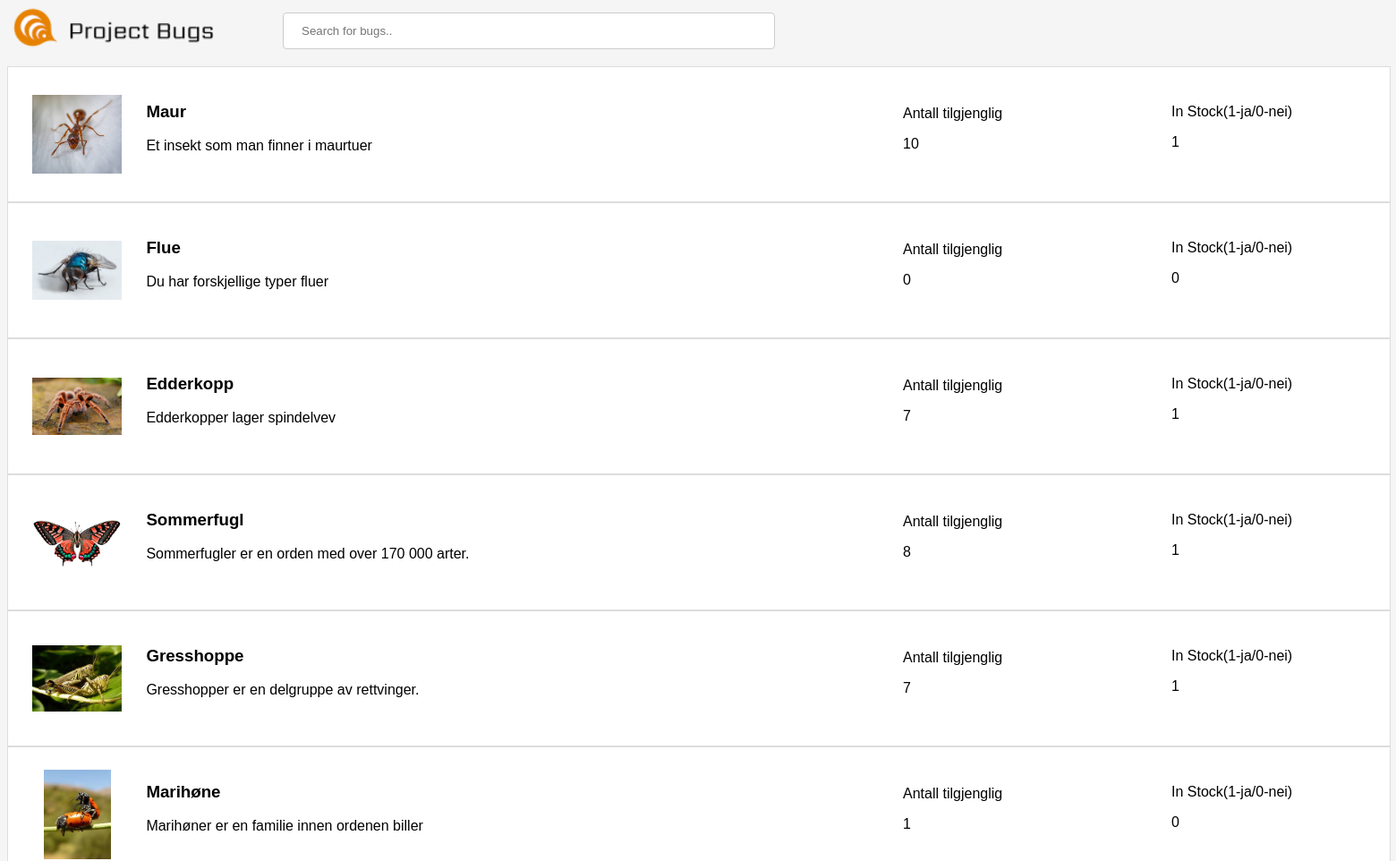
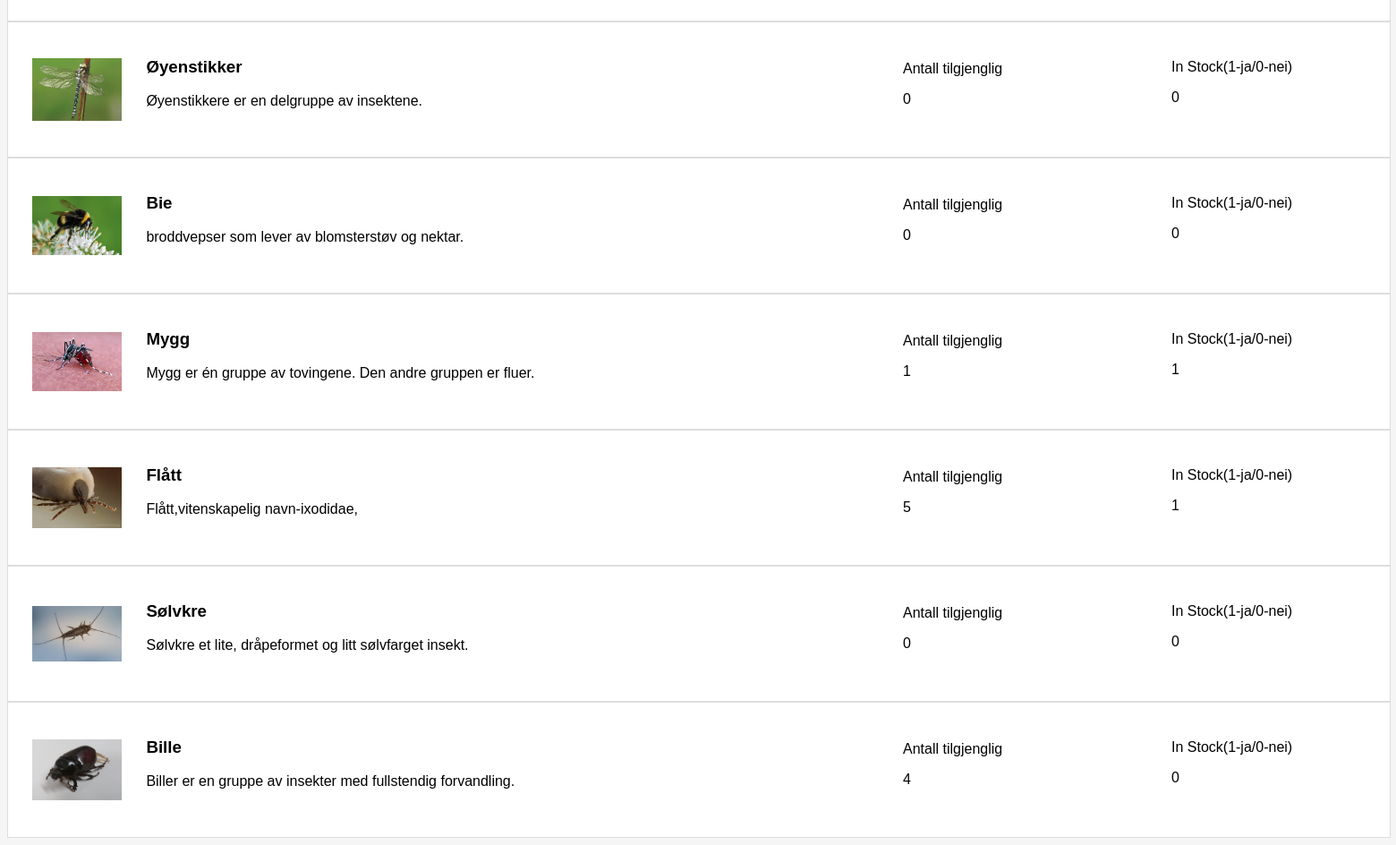
Screenshot of /functions/searchall.php with the database file from the repository (2 pictures, top to bottom).
### tables this page shows
CREATE TABLE `bugs` (
  `bugID` int(4) NOT NULL,
  `BugImages` varchar(500) NOT NULL,
  `bugname` varchar(15) NOT NULL,
  `bugDescription` varchar(255) NOT NULL,
  `InStock` int(1) NOT NULL,
  `iStock` int(1) NOT NULL
);

### functions/connect.php (called while the page is built, shortened)
<?php
function OpenCon()
 {
 $dbhost = "localhost";
 $dbuser = "root";
 $dbpass = "";
 $db = "Bugs";
 $conn = new mysqli($dbhost, $dbuser, $dbpass,$db) or die("Connect failed: %s\n". $conn -> error);
 return $conn;
 }
 ?>

### functions/showall.php (the view)
<?php
function searchAll() {
        $raw_results = mysqli_query(openCon(), "SELECT * FROM bugs
            WHERE bugname LIKE '%' ");
        echo '<div id="logo">
                    <a href = "../index.php" id = "logo">
                    <img src = "../images/ProjectBugs_Logo.png">
                    </a>
                    </div>
                    <div id = "searchfield">
                        <form action="../dbconnections/search.php" method="GET">
                        <input type="text" name="query" placeholder="Search for bugs.." />
                        </form>
                    </div>';
        if(mysqli_num_rows($raw_results) > 0){
            while($results = mysqli_fetch_array($raw_results)){
                echo '<div id="searchResultsContainer">
                            <div id="ImageContainer">
                                <img src="'.$results["BugImages"].'">
                            </div>
                                <div id="textContainer"><h3>'.$results["bugname"].'</h3>'.$results["bugDescription"].'
                            </div>
                            <div id="antallInStock"><p>Antall tilgjenglig</p>'.$results["InStock"].'
                            </div>
                            <div id="iStock"><p>In Stock(1-ja/0-nei)</p>'.$results["iStock"].'
                            </div>
                        </div>';
            }
        }
        else{
            echo "No results";
        }
    }
?>

### functions/searchall.php (shortened to what this page needs)
<!DOCTYPE html>
<html>
<?php
include '../functions/connect.php';
?>
<head>
  <link rel="stylesheet" type="text/css" href="../css/style.css">
</head>
<body>
  <?php
  include '../functions/showall.php';
    searchAll();
  ?>
</body>
</html>

### css/style.css (style rules this page uses)
body { font-family: Helvetica; background-color: whitesmoke; }
html { background-size: 100% 100%; overflow-x: hidden; }
#logo { height: 250px; width: 450px; position: absolute; top: -47px; left: -50px; display: inline-block; cursor: pointer; }
#searchfield { height: 50px; width: 550px; background-color: whitesmoke; position: relative; padding:8px; top: -10px; left: 300px; }
input[type=text], select { width: 100%; padding: 12px 20px; margin: 8px 0; display: inline-block; border: 1px solid #ccc; border-radius: 4px; box-sizing: border-box; }
#searchResultsContainer { height: 150px; width: 100%; background-color: white; position: relative; border: 1px solid #ddd; }
#ImageContainer { height: 100px; width: 100px; position: absolute; background-color: white; margin-left: auto; margin-right: auto; display: block; top: 50%; left: 5%; transform: translate(-50%, -50%); }
img { width: 100%; height: 100%; object-fit: contain; }
#textContainer { position: relative; top: 20px; left: 10%; }
#antallInStock { position: relative; left: 1000px; top: -50px; }
#iStock { position: relative; left: 1300px; top: -120px; }

### rows the page displays
bugs: BugImages (picture), bugname "Maur", bugDescription "Et insekt som man finner i maurtuer", InStock "10", iStock "1"
bugs: BugImages (picture), bugname "Flue", bugDescription "Du har forskjellige typer fluer", InStock "0", iStock "0"
bugs: BugImages (picture), bugname "Edderkopp", bugDescription "Edderkopper lager spindelvev", InStock "7", iStock "1"
bugs: BugImages (picture), bugname "Sommerfugl", bugDescription "Sommerfugler er en orden med over 170 000 arter.", InStock "8", iStock "1"
bugs: BugImages (picture), bugname "Gresshoppe", bugDescription "Gresshopper er en delgruppe av rettvinger.", InStock "7", iStock "1"
bugs: BugImages (picture), bugname "Marihøne", bugDescription "Marihøner er en familie innen ordenen biller", InStock "1", iStock "0"
bugs: BugImages (picture), bugname "Øyenstikker", bugDescription "Øyenstikkere er en delgruppe av insektene.", InStock "0", iStock "0"
bugs: BugImages (picture), bugname "Bie", bugDescription "broddvepser som lever av blomsterstøv og nektar.", InStock "0", iStock "0"
bugs: BugImages (picture), bugname "Mygg", bugDescription "Mygg er én gruppe av tovingene. Den andre gruppen er fluer.", InStock "1", iStock "1"
bugs: BugImages (picture), bugname "Flått", bugDescription "Flått,vitenskapelig navn-ixodidae,", InStock "5", iStock "1"
bugs: BugImages (picture), bugname "Sølvkre", bugDescription "Sølvkre et lite, dråpeformet og litt sølvfarget insekt.", InStock "0", iStock "0"
bugs: BugImages (picture), bugname "Bille", bugDescription "Biller er en gruppe av insekter med fullstendig forvandling.", InStock "4", iStock "0"
